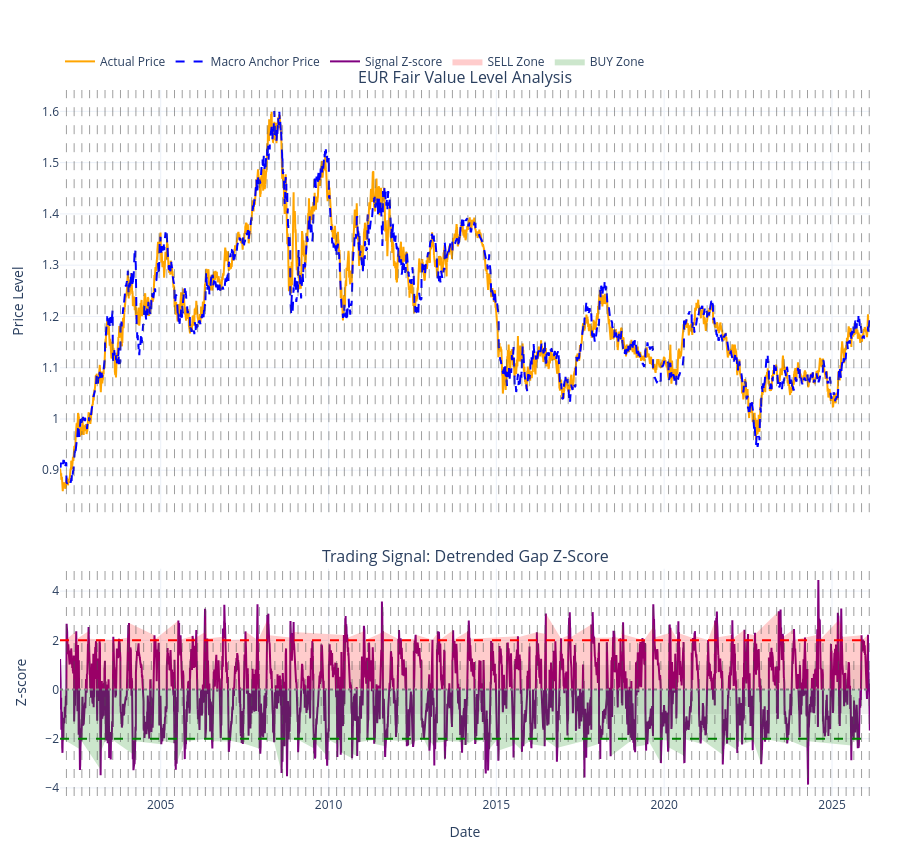

Source (notebook cell):
### Code cell
from src.stage2_fair_value_runner import run_stage2_fair_value

# Option 1: auto-display from inside the function
res_df = run_stage2_fair_value("eur", start_date="2002-01-01", show_plot=True)
